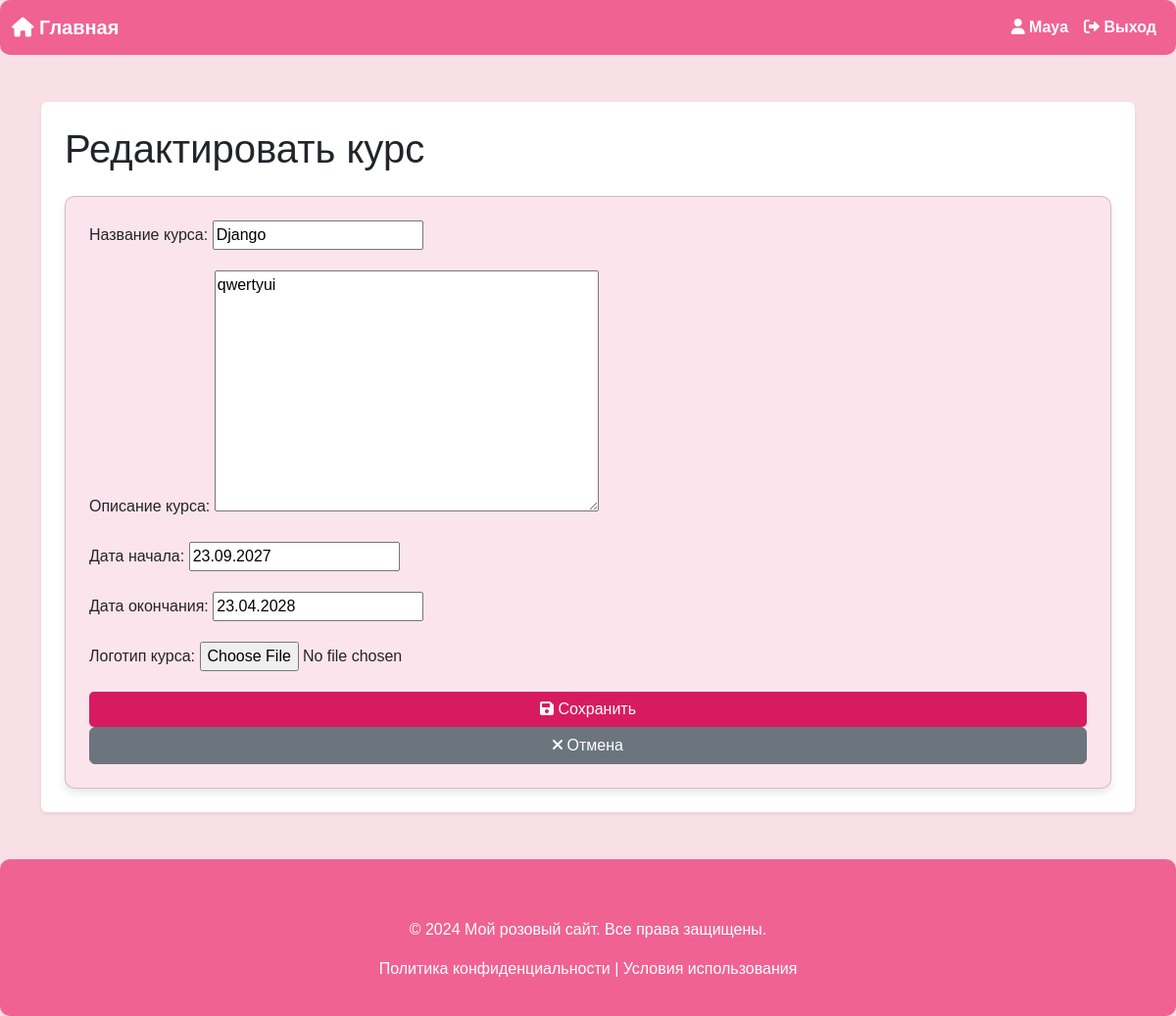
/courses/2/edit/ (signed in), run on the app's committed database.
### courses/models.py (models this page shows, shortened)
class Course(BaseModel):
    title = models.CharField(max_length=255, verbose_name="Название курса")
    description = models.TextField(verbose_name="Описание курса")
    start_date = models.DateField(verbose_name="Дата начала курса")
    end_date = models.DateField(verbose_name="Дата окончания курса")
    logo = models.ImageField(upload_to='course_logos/', null=True, blank=True, verbose_name="Логотип курса")
    created_by = models.ForeignKey(User, on_delete=models.CASCADE, related_name="courses", verbose_name="Автор курса")
    class Meta:
        verbose_name = "Курс"
        verbose_name_plural = "Курсы"

### courses/views.py (the view, shortened to what this page needs)
# urls.py: path('<int:pk>/edit/', CourseUpdateView.as_view(), name="edit"),
class CourseUpdateView(OwnerRequiredMixin, UpdateView):
    model = Course
    form_class = CourseForm
    template_name = "courses/course_form.html"

### courses/forms.py (shortened to what this page needs)
class CourseForm(forms.ModelForm):
    class Meta:
        model = Course
        fields = ["title", "description", "start_date", "end_date", "logo"]

### courses/mixins.py (called while the page is built)
    def test_func(self):
        obj = self.get_object()
        return obj.created_by == self.request.user

### templates/courses/course_form.html (shortened to what this page needs)
{% extends "base.html" %}
{% block content %}
<h1 class="mb-4">{% if form.instance.pk %}Редактировать курс{% else %}Создать курс{% endif %}</h1>
<form method="post" enctype="multipart/form-data" class="card p-4">
    <div class="mb-3">
        <label for="{{ form.title.id_for_label }}" class="form-label">Название курса:</label>
        {{ form.title }}
    </div>
    <div class="mb-3">
        <label for="{{ form.description.id_for_label }}" class="form-label">Описание курса:</label>
        {{ form.description }}
    </div>
    <div class="mb-3">
        <label for="{{ form.start_date.id_for_label }}" class="form-label">Дата начала:</label>
        {{ form.start_date }}
    </div>
    <div class="mb-3">
        <label for="{{ form.end_date.id_for_label }}" class="form-label">Дата окончания:</label>
        {{ form.end_date }}
    </div>
    <div class="mb-3">
        <label for="{{ form.logo.id_for_label }}" class="form-label">Логотип курса:</label>
        {{ form.logo }}
    </div>
    <button type="submit" class="btn btn-primary"><i class="fas fa-save"></i> Сохранить</button>
    <a href="{% url 'courses:list' %}" class="btn btn-secondary"><i class="fas fa-times"></i> Отмена</a>
</form>
{% endblock %}

### templates/base.html (shortened to what this page needs)
<!DOCTYPE html>
<html lang="ru">
<head>
    <link href="https://cdn.jsdelivr.net/npm/bootstrap@5.3.0-alpha1/dist/css/bootstrap.min.css" rel="stylesheet">
    <link href="https://cdnjs.cloudflare.com/ajax/libs/font-awesome/6.0.0-beta3/css/all.min.css" rel="stylesheet">
</head>
<body>
<nav class="navbar navbar-expand-lg navbar-light">
    <div class="container-fluid">
        <a class="navbar-brand fade-in" href="{% url 'courses:list' %}">
            <i class="fas fa-home"></i> Главная
        </a>
        <div class="collapse navbar-collapse" id="navbarNav">
            <ul class="navbar-nav ms-auto">
                {% if user.is_authenticated %}
                    <li class="nav-item">
                        <a class="nav-link fade-in" href="#">
                            <i class="fas fa-user"></i> {{ user.username }}
                        </a>
                    </li>
                    <li class="nav-item">
                        <a class="nav-link fade-in" href="{% url 'users:logout_confirm' %}">
                            <i class="fas fa-sign-out-alt"></i> Выход
                        </a>
                    </li>
                {% endif %}
            </ul>
        </div>
    </div>
</nav>
<main class="container my-5 fade-in">
    <div class="bg-white p-4 shadow-sm rounded">
        {% block content %}
        {% endblock %}
    </div>
</main>
<footer class="footer fade-in">
    <div class="container">
        <p>&copy; 2024 Мой розовый сайт. Все права защищены.</p>
        <p>
            <a href="#">Политика конфиденциальности</a> |
            <a href="#">Условия использования</a>
        </p>
    </div>
</footer>
</body>
</html>

### templates/base.html (style rules this page uses)
body { background-color: #f8e0e6; font-family: 'Arial', sans-serif; }
.navbar { background-color: #f06292; border-radius: 10px; margin-bottom: 20px; }
.navbar-brand, .nav-link { color: white !important; font-weight: bold; }
.container { margin-top: 40px; }
.card { background-color: #fce4ec; border-radius: 10px; box-shadow: 0 4px 8px rgba(0, 0, 0, 0.1); transition: transform 0.3s ease-in-out; }
.btn-primary { background-color: #d81b60; border: none; border-radius: 5px; transition: background-color 0.3s ease; }
.footer { background-color: #f06292; color: white; padding: 20px 0; text-align: center; border-radius: 10px; margin-top: 40px; }
.footer a { color: white; text-decoration: none; transition: color 0.3s ease; }
.fade-in { animation: fadeIn 1s ease-in-out; }

### data on the page
Course: title "Django", description "qwertyui", start_date "23.09.2027", end_date "23.04.2028"

### other printed values
{{ user.username }} "Maya"
